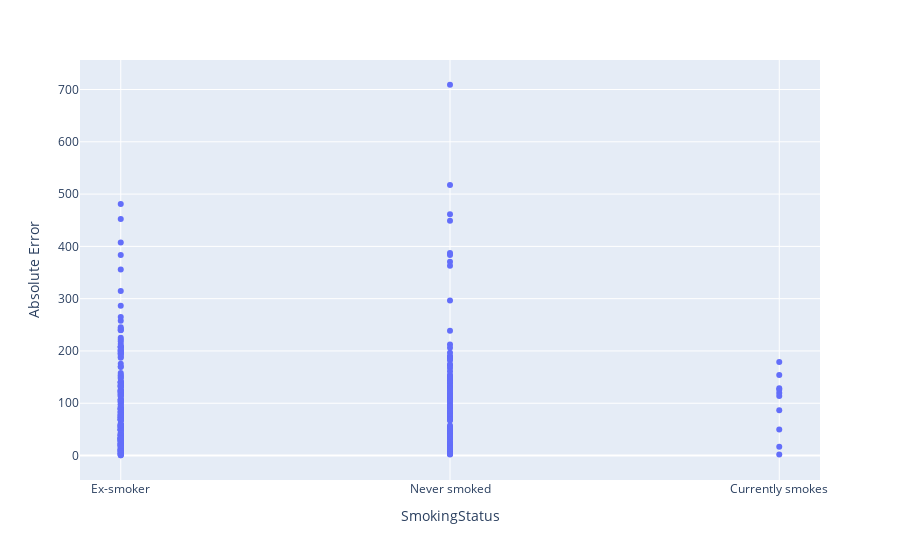

Notebook code cell kept with this figure:
### Code cell
# PLot of absolute errors
fig = px.scatter(merged_data, x="SmokingStatus", y ="Absolute Error")
fig.show()

### Figure 1 — Plotly figure (JSON) as saved in the notebook; plotly's stock layout.template omitted (floating-point values rounded to 4 significant figures; data arrays with more than 128 entries replaced by an {"elided": "..."} marker saying what was removed)
{"data": [{"hovertemplate": "SmokingStatus=%{x}<br>Absolute Error=%{y}<extra></extra>", "legendgroup": "", "marker": {"color": "#636efa", "symbol": "circle"}, "mode": "markers", "name": "", "orientation": "v", "showlegend": false, "type": "scatter", "x": {"elided": "312 str values"}, "xaxis": "x", "y": {"elided": "312 float values"}, "yaxis": "y"}], "layout": {"legend": {"tracegroupgap": 0}, "margin": {"t": 60}, "xaxis": {"anchor": "y", "domain": [0, 1], "title": {"text": "SmokingStatus"}}, "yaxis": {"anchor": "x", "domain": [0, 1], "title": {"text": "Absolute Error"}}}}
